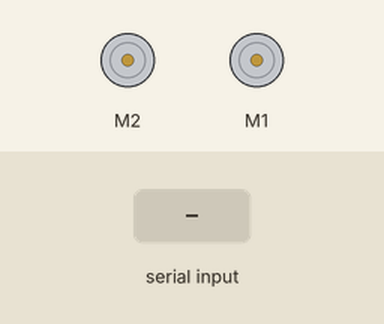
This sketch was run on a simulated Arduino Uno, built with avr-gcc and run on an emulated ATmega328P. Parts: 2 × DC motor (green arrow = forward, orange = backward, longer = faster). The test bench sets the inputs (shaded band).

Above: at 1.2 s.
1.3 s: "w" received over the second serial link
At 2.5 s:
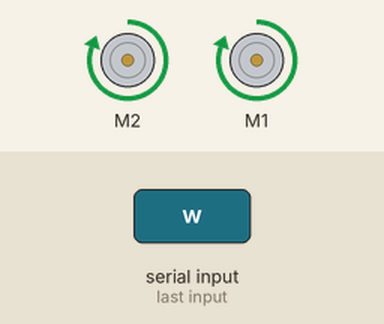
2.8 s: "s" received over the second serial link
At 3.7 s:
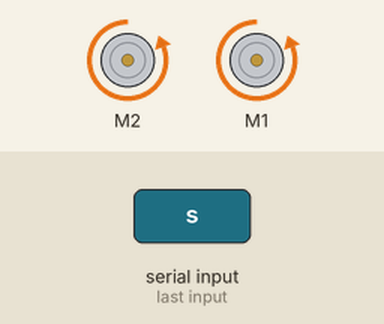
4.3 s: "a" received over the second serial link
At 4.8 s:
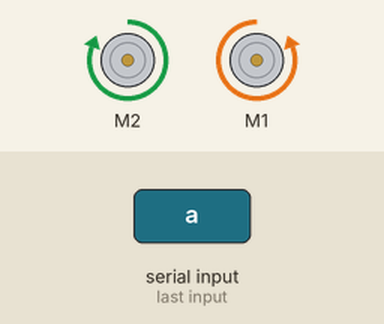
5.8 s: "d" received over the second serial link
At 7.0 s:
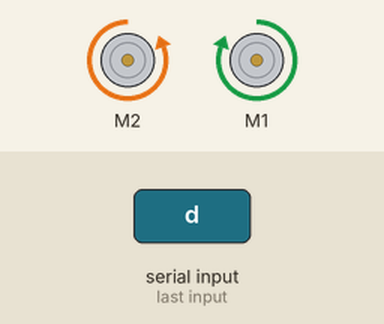
7.3 s: "W" received over the second serial link
At 8.3 s:
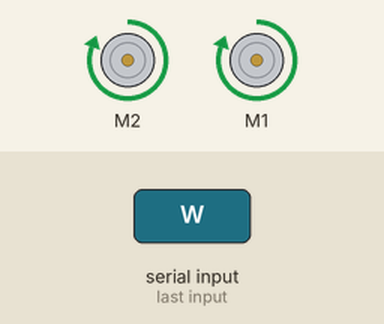
8.8 s: "S" received over the second serial link
At 9.5 s:
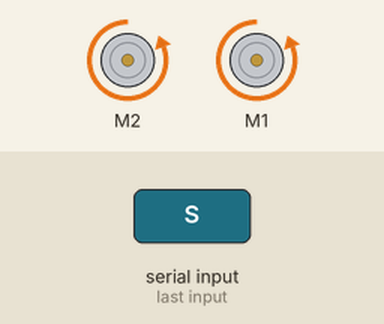
Timing chart, 0 to 11.3 s (numbered marks = the images above; inputs shaded):
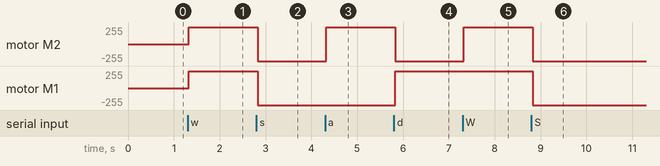

Measured:
- after the input at 1.3 s, motor M2, motor M1: stopped → forward 255/255 at once
- after the input at 2.8 s, motor M2, motor M1: forward 255/255 → backward 255/255 at once
- after the input at 4.3 s, motor M2: backward 255/255 → forward 255/255 at once
- after the input at 5.8 s, motor M2: forward 255/255 → backward 255/255 at once; motor M1: backward 255/255 → forward 255/255 at once
- after the input at 7.3 s, motor M2: backward 255/255 → forward 255/255 at once
- after the input at 8.8 s, motor M2, motor M1: forward 255/255 → backward 255/255 at once

The sketch:

BaseBabyBotBluetooth.ino
```cpp
#include <AFMotor.h> // See https://learn.adafruit.com/adafruit-motor-shield/af-dcmotor-class for docs on this library
#include <SoftwareSerial.h>

AF_DCMotor motorL(1);
AF_DCMotor motorR(2);

SoftwareSerial wireless (A0,A1);

void setup() {
  wireless.begin(9600); // Enable wireless communications over Bluetooth
  wireless.print("wireless comms established.");

  motorR.setSpeed(0);
  motorR.run(FORWARD);
  motorL.setSpeed(0);
  motorL.run(FORWARD);

  wireless.println("Robot booted.");
}

void loop() {
  while(wireless.available()) {
    int input = wireless.read();
    if(input == 'w' || input == 'W') {
        drive(255, 255);  // w = forward
    }
    else if(input == 's' || input == 'S') {
      drive(-255, -255);  // s = back
    }
    else if(input == 'a' || input == 'A') {
      drive(-255, 255);  // a = hard left (both wheels)
    }
    else if(input == 'd' || input == 'D' ) {
      drive(255, -255);  // d = hard right (both wheels)
    }
  }
}

void drive(int speedL, int speedR) {
  wireless.print("Driving motor: ");
  wireless.print(speedL);
  wireless.print(", ");
  wireless.println(speedR);

  // For the left motor...
  if (speedL > 0) {       // If speedL is positive, then...
    motorL.run(FORWARD);  // set the left motor to run forward.
  } else {                // Otherwise it must be negative or 0, so...
    speedL = -speedL;     // make speedL positive instead and...
    motorL.run(BACKWARD); // set the left motor to run backward.
  }
  motorL.setSpeed(speedL); // Either way, set the speed based on the number given.


  // For the right motor...
  if (speedR > 0) {       // If speedR is positive, then...
    motorR.run(FORWARD);  // set the right motor to run forward.
  } else {                // Otherwise it must be negative or 0, so...
    speedR = -speedR;     // make speedR positive instead and...
    motorR.run(BACKWARD); // set the right motor to run backward.
  }
  motorR.setSpeed(speedR); // Either way, set the speed based on the number given.
}
```
